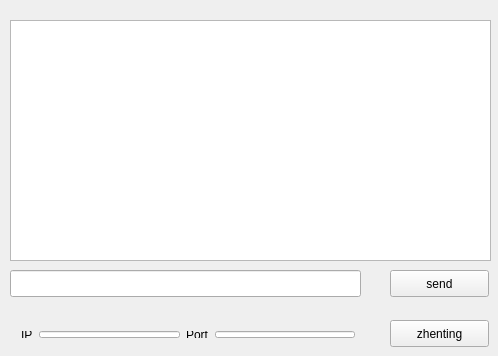
<?xml version="1.0" encoding="UTF-8"?>
<ui version="4.0">
 <class>Widget</class>
 <widget class="QWidget" name="Widget">
  <property name="geometry">
   <rect>
    <x>0</x>
    <y>0</y>
    <width>498</width>
    <height>356</height>
   </rect>
  </property>
  <property name="windowTitle">
   <string>Widget</string>
  </property>
  <widget class="QPushButton" name="pushButton">
   <property name="geometry">
    <rect>
     <x>390</x>
     <y>320</y>
     <width>99</width>
     <height>27</height>
    </rect>
   </property>
   <property name="text">
    <string>zhenting</string>
   </property>
  </widget>
  <widget class="QTextBrowser" name="textBrowser">
   <property name="geometry">
    <rect>
     <x>10</x>
     <y>20</y>
     <width>481</width>
     <height>241</height>
    </rect>
   </property>
  </widget>
  <widget class="QLineEdit" name="lineEdit_3">
   <property name="geometry">
    <rect>
     <x>10</x>
     <y>270</y>
     <width>351</width>
     <height>27</height>
    </rect>
   </property>
  </widget>
  <widget class="QPushButton" name="pushButton_2">
   <property name="geometry">
    <rect>
     <x>390</x>
     <y>270</y>
     <width>99</width>
     <height>27</height>
    </rect>
   </property>
   <property name="text">
    <string>send</string>
   </property>
  </widget>
  <widget class="QWidget" name="">
   <property name="geometry">
    <rect>
     <x>10</x>
     <y>320</y>
     <width>356</width>
     <height>29</height>
    </rect>
   </property>
   <layout class="QHBoxLayout" name="horizontalLayout">
    <item>
     <widget class="QLabel" name="label">
      <property name="text">
       <string>IP</string>
      </property>
     </widget>
    </item>
    <item>
     <widget class="QLineEdit" name="lineEdit"/>
    </item>
    <item>
     <widget class="QLabel" name="label_2">
      <property name="text">
       <string>Port</string>
      </property>
     </widget>
    </item>
    <item>
     <widget class="QLineEdit" name="lineEdit_2"/>
    </item>
   </layout>
  </widget>
 </widget>
 <layoutdefault spacing="6" margin="11"/>
 <resources/>
 <connections/>
</ui>
